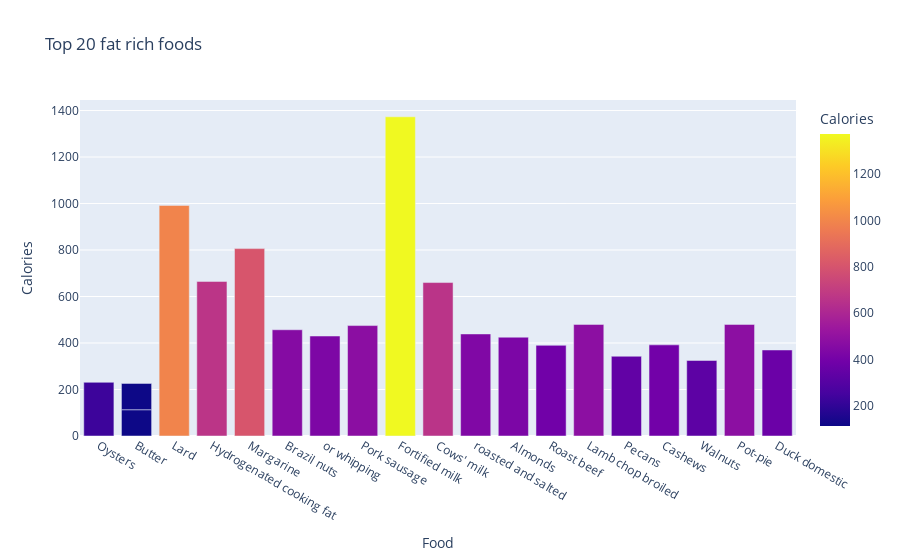

Write notebook code for a chart like this one.
### Code cell
fats= nutrients.sort_values(by='Fat', ascending= False)
top_20_fat=fats.head(20)
fig = px.bar(top_20_fat, x='Food', y='Calories', color='Calories', title=' Top 20 fat rich foods')
fig.show()

### Figure 1 — Plotly figure (JSON) as saved in the notebook; plotly's stock layout.template omitted (floating-point values rounded to 4 significant figures)
{"data": [{"alignmentgroup": "True", "hovertemplate": "Food=%{x}<br>Calories=%{marker.color}<extra></extra>", "legendgroup": "", "marker": {"color": [231, 113, 113, 992, 665, 806, 457, 430, 475, 1373, 660, 439, 425, 390, 480, 343, 392, 325, 480, 370], "coloraxis": "coloraxis", "pattern": {"shape": ""}}, "name": "", "offsetgroup": "", "orientation": "v", "showlegend": false, "textposition": "auto", "type": "bar", "x": ["Oysters", "Butter", "Butter", "Lard", "Hydrogenated cooking fat", "Margarine", "Brazil nuts", "or whipping", "Pork sausage", "Fortified milk", "Cows' milk", "roasted and salted", "Almonds", "Roast beef", "Lamb chop broiled", "Pecans", "Cashews", "Walnuts", "Pot-pie", "Duck domestic"], "xaxis": "x", "y": [231, 113, 113, 992, 665, 806, 457, 430, 475, 1373, 660, 439, 425, 390, 480, 343, 392, 325, 480, 370], "yaxis": "y"}], "layout": {"barmode": "relative", "coloraxis": {"colorbar": {"title": {"text": "Calories"}}, "colorscale": [[0, "#0d0887"], [0.1111, "#46039f"], [0.2222, "#7201a8"], [0.3333, "#9c179e"], [0.4444, "#bd3786"], [0.5556, "#d8576b"], [0.6667, "#ed7953"], [0.7778, "#fb9f3a"], [0.8889, "#fdca26"], [1, "#f0f921"]]}, "legend": {"tracegroupgap": 0}, "title": {"text": " Top 20 fat rich foods"}, "xaxis": {"anchor": "y", "domain": [0, 1], "title": {"text": "Food"}}, "yaxis": {"anchor": "x", "domain": [0, 1], "title": {"text": "Calories"}}}}
